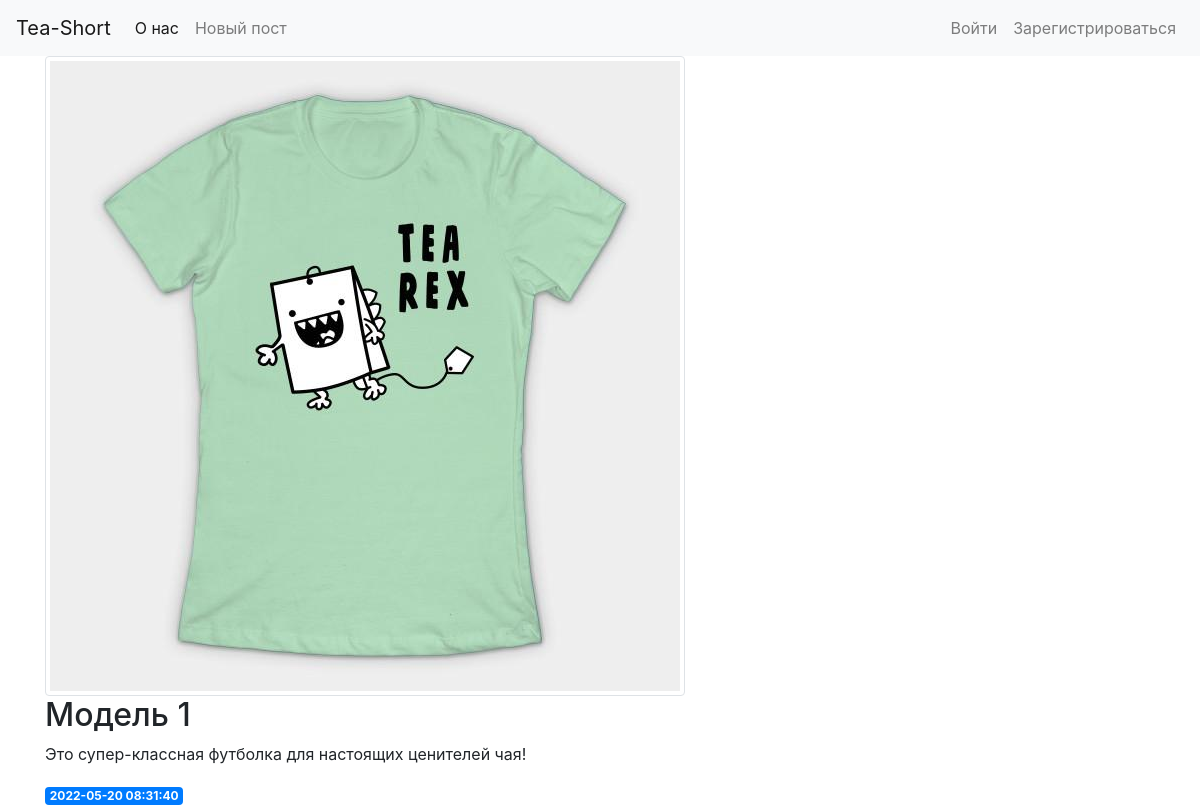
The app's page /22 with its own data.
### models/post.py (models this page shows)
class Post(db.Model):
    __tablename__ = 'posts'
    id = db.Column(db.Integer, primary_key=True)
    created = db.Column(db.DateTime(timezone=True),
                        server_default=func.now())
    title = db.Column(db.Text, nullable=False)
    content = db.Column(db.Text, nullable=False)
    photo_id = db.Column(db.Integer, ForeignKey("photos.id"))

### controllers/main_controller.py (the view)
def get_post_page(post_id):
    post = db_get_post_with_photo_src(post_id)
    if post is None:
        abort(404)
    return render_template('post.html', post=post)

### models/helpers/photos.py (called while the page is built)
def get_path_to_photo(photo_sub_path):
    return photos_subpath + photo_sub_path

### models/post.py (called while the page is built)
def db_get_post_with_photo_src(id):
    query = db.session.query(Post, Photo)
    query = query.outerjoin(Photo, Post.photo_id == Photo.id)
    post_with_photo = query.filter(Post.id == id).first()
    if post_with_photo is None:
        return
    post, photo = post_with_photo
    if photo is None:
        return post
    if photo.path is not None:
        post.photo_src = get_path_to_photo(photo.path)
    else:
        post.photo_src = None
    return post

### templates/post.html
{% extends 'base.html' %}
{% block content %}
    {% if post['photo_src'] %}
        <img class="img-thumbnail" src="{{ post['photo_src'] }}" alt="Главная фотография">
    {% endif %}
    <h2>{% block title %} {{ post['title'] }} {% endblock %}</h2>
    <p>{{ post['content'] }}</p>
    <span class="badge badge-primary">{{ post['created'] }}</span>
{% endblock %}

### records on screen
Post: title "Модель 1", content "Это супер-классная футболка для настоящих ценителей чая!", created "2022-05-20 08:31:40"
